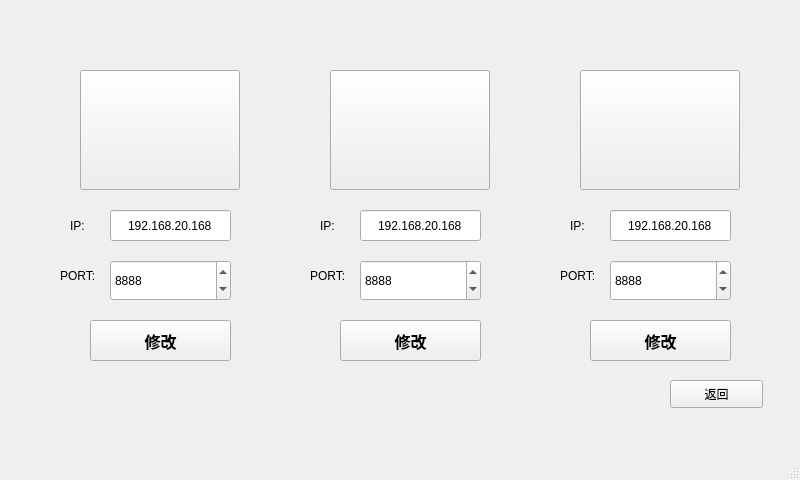
<?xml version="1.0" encoding="UTF-8"?>
<ui version="4.0">
 <class>Window</class>
 <widget class="QMainWindow" name="Window">
  <property name="geometry">
   <rect>
    <x>0</x>
    <y>0</y>
    <width>800</width>
    <height>480</height>
   </rect>
  </property>
  <property name="windowTitle">
   <string>MainWindow</string>
  </property>
  <widget class="QWidget" name="centralwidget">
   <widget class="QLineEdit" name="ip1_lineEdit">
    <property name="geometry">
     <rect>
      <x>110</x>
      <y>210</y>
      <width>121</width>
      <height>31</height>
     </rect>
    </property>
    <property name="text">
     <string>192.168.20.168</string>
    </property>
    <property name="alignment">
     <set>Qt::AlignCenter</set>
    </property>
   </widget>
   <widget class="QSpinBox" name="port1_spinBox">
    <property name="geometry">
     <rect>
      <x>110</x>
      <y>260</y>
      <width>121</width>
      <height>41</height>
     </rect>
    </property>
    <property name="maximum">
     <number>65535</number>
    </property>
    <property name="value">
     <number>8888</number>
    </property>
   </widget>
   <widget class="QLabel" name="label">
    <property name="geometry">
     <rect>
      <x>70</x>
      <y>210</y>
      <width>31</width>
      <height>31</height>
     </rect>
    </property>
    <property name="text">
     <string>IP:</string>
    </property>
   </widget>
   <widget class="QLabel" name="label_2">
    <property name="geometry">
     <rect>
      <x>60</x>
      <y>260</y>
      <width>41</width>
      <height>31</height>
     </rect>
    </property>
    <property name="text">
     <string>PORT:</string>
    </property>
   </widget>
   <widget class="QPushButton" name="fix1_pushButton">
    <property name="geometry">
     <rect>
      <x>90</x>
      <y>320</y>
      <width>141</width>
      <height>41</height>
     </rect>
    </property>
    <property name="font">
     <font>
      <pointsize>12</pointsize>
      <weight>75</weight>
      <bold>true</bold>
     </font>
    </property>
    <property name="text">
     <string>修改</string>
    </property>
   </widget>
   <widget class="QPushButton" name="look1_pushButton">
    <property name="geometry">
     <rect>
      <x>80</x>
      <y>70</y>
      <width>160</width>
      <height>120</height>
     </rect>
    </property>
    <property name="text">
     <string/>
    </property>
   </widget>
   <widget class="QPushButton" name="look2_pushButton">
    <property name="geometry">
     <rect>
      <x>330</x>
      <y>70</y>
      <width>160</width>
      <height>120</height>
     </rect>
    </property>
    <property name="text">
     <string/>
    </property>
   </widget>
   <widget class="QLabel" name="label_3">
    <property name="geometry">
     <rect>
      <x>310</x>
      <y>260</y>
      <width>41</width>
      <height>31</height>
     </rect>
    </property>
    <property name="text">
     <string>PORT:</string>
    </property>
   </widget>
   <widget class="QSpinBox" name="port2_spinBox">
    <property name="geometry">
     <rect>
      <x>360</x>
      <y>260</y>
      <width>121</width>
      <height>41</height>
     </rect>
    </property>
    <property name="maximum">
     <number>65535</number>
    </property>
    <property name="value">
     <number>8888</number>
    </property>
   </widget>
   <widget class="QLabel" name="label_4">
    <property name="geometry">
     <rect>
      <x>320</x>
      <y>210</y>
      <width>31</width>
      <height>31</height>
     </rect>
    </property>
    <property name="text">
     <string>IP:</string>
    </property>
   </widget>
   <widget class="QPushButton" name="fix2_pushButton">
    <property name="geometry">
     <rect>
      <x>340</x>
      <y>320</y>
      <width>141</width>
      <height>41</height>
     </rect>
    </property>
    <property name="font">
     <font>
      <pointsize>12</pointsize>
      <weight>75</weight>
      <bold>true</bold>
     </font>
    </property>
    <property name="text">
     <string>修改</string>
    </property>
   </widget>
   <widget class="QLineEdit" name="ip2_lineEdit">
    <property name="geometry">
     <rect>
      <x>360</x>
      <y>210</y>
      <width>121</width>
      <height>31</height>
     </rect>
    </property>
    <property name="text">
     <string>192.168.20.168</string>
    </property>
    <property name="alignment">
     <set>Qt::AlignCenter</set>
    </property>
   </widget>
   <widget class="QLineEdit" name="ip3_lineEdit">
    <property name="geometry">
     <rect>
      <x>610</x>
      <y>210</y>
      <width>121</width>
      <height>31</height>
     </rect>
    </property>
    <property name="text">
     <string>192.168.20.168</string>
    </property>
    <property name="alignment">
     <set>Qt::AlignCenter</set>
    </property>
   </widget>
   <widget class="QPushButton" name="look3_pushButton">
    <property name="geometry">
     <rect>
      <x>580</x>
      <y>70</y>
      <width>160</width>
      <height>120</height>
     </rect>
    </property>
    <property name="text">
     <string/>
    </property>
   </widget>
   <widget class="QLabel" name="label_5">
    <property name="geometry">
     <rect>
      <x>560</x>
      <y>260</y>
      <width>41</width>
      <height>31</height>
     </rect>
    </property>
    <property name="text">
     <string>PORT:</string>
    </property>
   </widget>
   <widget class="QLabel" name="label_6">
    <property name="geometry">
     <rect>
      <x>570</x>
      <y>210</y>
      <width>31</width>
      <height>31</height>
     </rect>
    </property>
    <property name="text">
     <string>IP:</string>
    </property>
   </widget>
   <widget class="QSpinBox" name="port3_spinBox">
    <property name="geometry">
     <rect>
      <x>610</x>
      <y>260</y>
      <width>121</width>
      <height>41</height>
     </rect>
    </property>
    <property name="maximum">
     <number>65535</number>
    </property>
    <property name="value">
     <number>8888</number>
    </property>
   </widget>
   <widget class="QPushButton" name="fix3_pushButton">
    <property name="geometry">
     <rect>
      <x>590</x>
      <y>320</y>
      <width>141</width>
      <height>41</height>
     </rect>
    </property>
    <property name="font">
     <font>
      <pointsize>12</pointsize>
      <weight>75</weight>
      <bold>true</bold>
     </font>
    </property>
    <property name="text">
     <string>修改</string>
    </property>
   </widget>
   <widget class="QPushButton" name="back_pushButton">
    <property name="geometry">
     <rect>
      <x>670</x>
      <y>380</y>
      <width>93</width>
      <height>28</height>
     </rect>
    </property>
    <property name="text">
     <string>返回</string>
    </property>
   </widget>
  </widget>
  <widget class="QMenuBar" name="menubar">
   <property name="geometry">
    <rect>
     <x>0</x>
     <y>0</y>
     <width>800</width>
     <height>26</height>
    </rect>
   </property>
  </widget>
  <widget class="QStatusBar" name="statusbar"/>
 </widget>
 <resources/>
 <connections/>
</ui>
